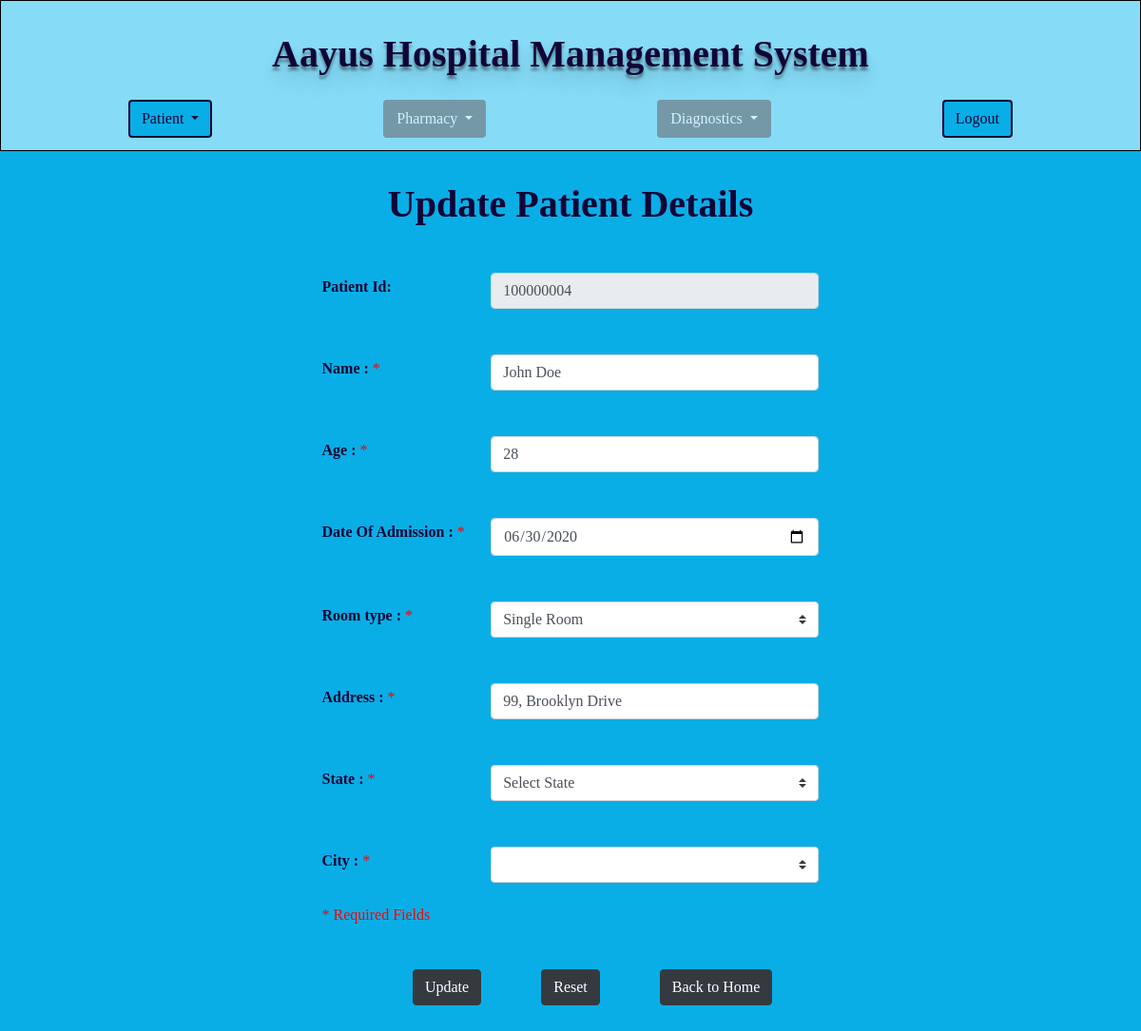
The page /update_pat/100000004 (signed in) on the database its author committed.
### application/models.py (models this page shows)
class Patient(db.Model):
    __tablename__ = 'patient'
    ws_pat_id = Column(Integer, primary_key=True)
    ws_ssn = Column(Integer, unique=True)
    ws_pat_name = Column(String)
    ws_age = Column(Integer)
    ws_doj = Column(Date)
    ws_rtype = Column(String)
    ws_adrs = Column(String)
    patient_city = Column(String)
    patient_state = Column(String)
    patient_status = Column(String)
    medicines = db.relationship(
      "MedsIssue",
      backref="patient",
      cascade="all, save-update, merge, delete, delete-orphan"
      )
    diagnostics = db.relationship(
      "DiagsIssue",
      backref="patient",
      cascade="all, save-update, merge, delete, delete-orphan"
      )

### application/routes.py (the view, shortened to what this page needs)
@app.route('/update_pat/<p_id>',methods=['GET', 'POST'])
@login_required
def pat_update(p_id):
    if not (current_user.is_authenticated and current_user.user_login_id == 'reception'):
        return redirect(url_for('home'))
    form = PatUpdateForm()
    form.state.choices = [(state.stateid, state.statename) for state in State.query.all()]
    DbPat = Patient.query.filter_by(ws_pat_id=p_id).first()
    return render_template("pat_update.html", title="Update Patient", reception=True, pat_update=True, form=form, DbPat=DbPat)

### application/forms.py (shortened to what this page needs)
class PatUpdateForm(FlaskForm):
    ws_pat_name     =   StringField("Name :", validators=[InputRequired(), Length(min=5,max=50, message= "Name length must be minimum of 5")])
    ws_age          =   IntegerField("Age :", validators=[InputRequired(),NumberRange(min=1,max=120, message= "Age must be between 1 to 120")])
    ws_adrs         =   StringField("Address :", validators=[InputRequired(), Length(min=5,max=100, message="Address length must be minimum of 5")])
    ws_doj          =   DateField("Date Of Admission :", format='%Y-%m-%d')
    ws_rtype        =   SelectField("Room type :", choices=[('Single Room','Single Room'),('Semi Room','Semi Room'),('General Room','General Room')])
    state           =   SelectField('State :', choices=[],validate_choice= False)
    city            =   SelectField('City :', choices=[],validate_choice= False)
    submit          =   SubmitField('Update')

### application/models.py (called while the page is built)
@login_manager.user_loader
def load_user(id):
    return User.query.get(int(id))

### templates/pat_update.html (shortened to what this page needs)
{% extends "home.html" %}
{% block styles %}
    <link rel="stylesheet" href="{{ url_for('static', filename='css/for_update.css') }}">
{% endblock %}
{% block content %}
<form method='POST' action="{{ url_for('pat_update', p_id = DbPat.ws_pat_id) }}">
    <div class="container p-3 my-3 w-50">
        <h1 class="head-title text-center">Update Patient Details</h1>
        <div class="form-row mt-5 mb-4 ">
            <div class="col-sm-4 text-left">
                <label for="ws_pat_id">Patient Id:</label>
            </div>
            <div class="col-sm-8">
                <input type="text" class= "form-control" value = '{{ DbPat.ws_pat_id }}' disabled>
            </div>
        </div>
        <div class="form-row mt-5 mb-4 ">
            <div class="col-sm-4 text-left">
                {{ form.ws_pat_name.label }}
                <span style="color:red;"> *</span>
            </div>
            <div class="col-sm-8">
                {{ form.ws_pat_name(placeholder = "Enter Name" , class = "form-control", value = DbPat.ws_pat_name) }}
            </div>
        </div>
        <div class="form-row mt-5 mb-4 ">
            <div class="col-sm-4 text-left">
                {{ form.ws_age.label }}
                <span style="color:red;"> *</span>
            </div>
            <div class="col-sm-8">
                {{ form.ws_age(placeholder = "Enter Age" , class = "form-control", value = DbPat.ws_age) }}
            </div>
        </div>
        <div class="form-row mt-5 mb-4 ">
            <div class="col-sm-4 text-left">
                {{ form.ws_doj.label }}
                <span style="color:red;"> *</span>
            </div>
            <div class="col-sm-8">
                {{ form.ws_doj(class = "form-control", value = DbPat.ws_doj) }}
            </div>
        </div>
        <div class="form-row mt-5 mb-4 ">
            <div class="col-sm-4 text-left">
                {{ form.ws_rtype.label }}
                <span style="color:red;"> *</span>
            </div>
            <div class="col-sm-8">
                {{ form.ws_rtype(class = "custom-select") }}
            </div>
        </div>
        <div class="form-row mt-5 mb-4 ">
            <div class="col-sm-4 text-left">
                {{ form.ws_adrs.label }}
                <span style="color:red;"> *</span>
            </div>
            <div class="col-sm-8">
                {{ form.ws_adrs(placeholder = "Enter Address" , class = "form-control", value = DbPat.ws_adrs) }}
            </div>
        </div>
        <div class="form-row mt-5 mb-4 ">
            <div class="col-sm-4 text-left">
                {{ form.state.label }}
                <span style="color:red;"> *</span>
            </div>
            <div class="col-sm-8">
                {{ form.state(class = "custom-select")}}
            </div>
        </div>
        <div class="form-row mt-5 mb-4 ">
            <div class="col-sm-4 text-left">
                {{ form.city.label }}
                <span style="color:red;"> *</span>
            </div>
            <div class="col-sm-8">
                {{ form.city( class = "custom-select") }}
            </div>
        </div>
        <h6 style="color:red;"> * Required Fields </h3>
            <div class="form-row mt-5 mb-4 ">
                <div class="col-sm-4 text-right">
                    {{ form.submit(class = "btn btn-dark  cust-btn")}}
                </div>
                <div class="col-sm-4 text-center">
                    <button type="reset" class="btn btn-dark  cust-btn">Reset</button>
                </div>
                <div class="col-sm-4 text-left">
                    <button type="submit" class="btn btn-dark cust-btn" name= 'back' value='back' >Back to Home</button>
                </div>
            </div>
    </div>
</form>
{%endblock%}

### static/css/for_layout.css (style rules this page uses)
body { margin: 0; padding: 0; font-family: Noto Sans JP; background: #09aee6; color: #110436; }

### static/css/for_update.css (style rules this page uses)
label { font-weight: bolder; margin-top: 3px; }
h1 { font-weight: bolder; }

### rows shown on the page
Patient: ws_pat_id "100000004", ws_pat_name "John Doe", ws_age "28", ws_doj "06/30/2020", ws_rtype "Single Room", ws_adrs "99, Brooklyn Drive"
